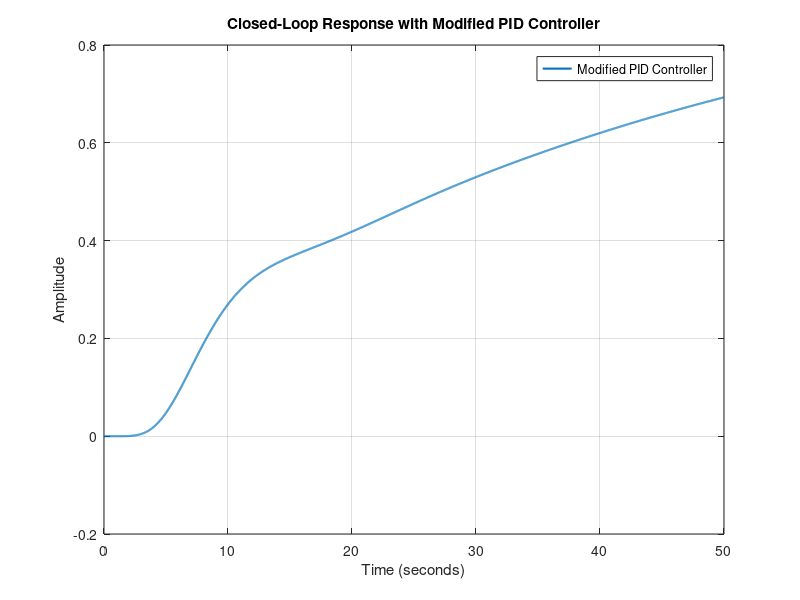

Reproduce this figure in MATLAB. (Note: this script raises an error after producing the figure.)
% تعریف تابع انتقال سیستم G2(s)
numerator = 1;
denominator = [1 9 36 84 126 126 84 36 9 1];
G2 = tf(numerator, denominator);

% پارامترهای کنترلکننده PID از مرحله قبل (با توجه به مقادیر اولیه)
L = 3; % زمان تاخیر تقریبی
T = 9; % زمان ثابت تقریبی
a = T / L;

% پارامترهای اولیه کنترلکننده PID از روش زیگلر-نیکولز
Kp_initial = 1.2 / a;
Ti_initial = 2 * L;
Td_initial = L / 2;

% تغییر پارامترهای K و Ti
Kp_new = 0.7 * Kp_initial;
Ti_new = 2 * Ti_initial;

% کنترلکننده PID جدید
PID_controller_new = Kp_new * (1 + tf([1], [Ti_new, 0]) + tf([Td_initial, 0], [1]));

% سیستم حلقه بسته با کنترلکننده PID جدید
closed_loop_PID_new = feedback(PID_controller_new * G2, 1);

% تعریف زمان شبیهسازی
t = 0:0.01:50; % زمان شبیهسازی طولانیتر به دلیل رفتار کندتر سیستم
u = ones(size(t)); % ورودی پله واحد

% پاسخ سیستم حلقه بسته به ورودی پله واحد
y_PID_new = lsim(closed_loop_PID_new, u, t);

% رسم پاسخ سیستم حلقه بسته با کنترلکننده PID جدید
figure;
plot(t, y_PID_new, 'LineWidth', 1.5);
title('Closed-Loop Response with Modified PID Controller');
xlabel('Time (seconds)');
ylabel('Amplitude');
legend('Modified PID Controller');
grid on;

% محاسبه ویژگیهای پاسخ زمانی
info_PID_new = stepinfo(y_PID_new, t, 1);

% نمایش ویژگیهای پاسخ زمانی
fprintf('Modified PID Controller:\n');
fprintf('Rise Time (t_r): %.4f s\n', info_PID_new.RiseTime);
fprintf('Settling Time (t_s): %.4f s\n', info_PID_new.SettlingTime);
fprintf('Overshoot (P.O): %.2f %%\n', info_PID_new.Overshoot);
fprintf('Steady-State Error (e_ss): %.4f\n', abs(1 - y_PID_new(end)));
